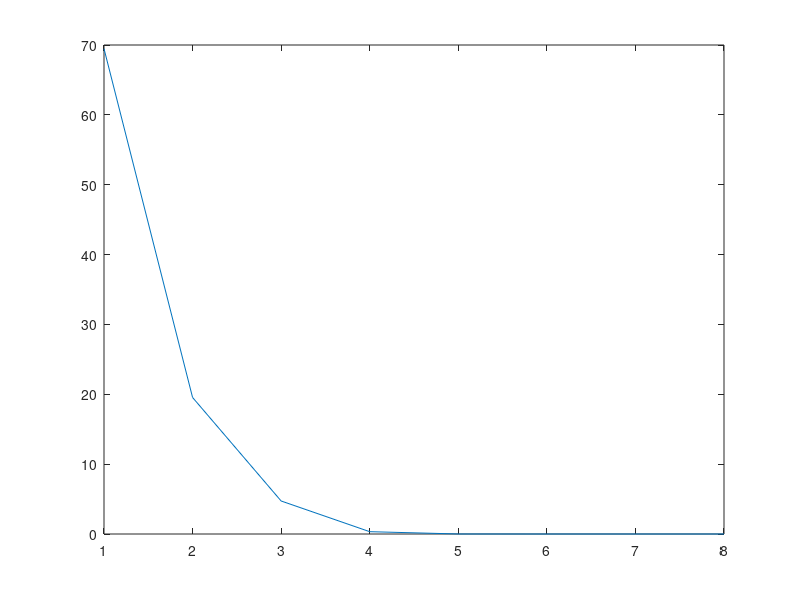

Write MATLAB code to recreate this figure.
clc 
clear
%type of FORMAT
format short 

%variable Parameters
a = 0.43 ; 
b = 1.4 ; 
%constant Parameters
d = 0.01 ;
x(1) = 2 ; 
%variable Functions
f = @(x) (a/sqrt(1-x^2)) - ((2/b*(x^2))*(((1+(b-1/2)*x^2))/1+(b-1/2))^(b/b-1) - 1 );

%tolerance parameter
epsn = 1e-6 ; 

%for loop
for i = 1 :100
    %general function (modified)
    x(i+1) = x(i) - (d*x(i)*f(x(i))) / (f(x(i)+d*x(i))-(f(x(i))));
    %error function
    epsa(i) = abs((x(i+1) - x(i)) / x(i+1)) * 100 ;
    %tolerance
    if epsa(i) < epsn 
        break;
    end
end
%convert from img to rel
z = real(x)
%results
disp(z');
plot(epsa);


